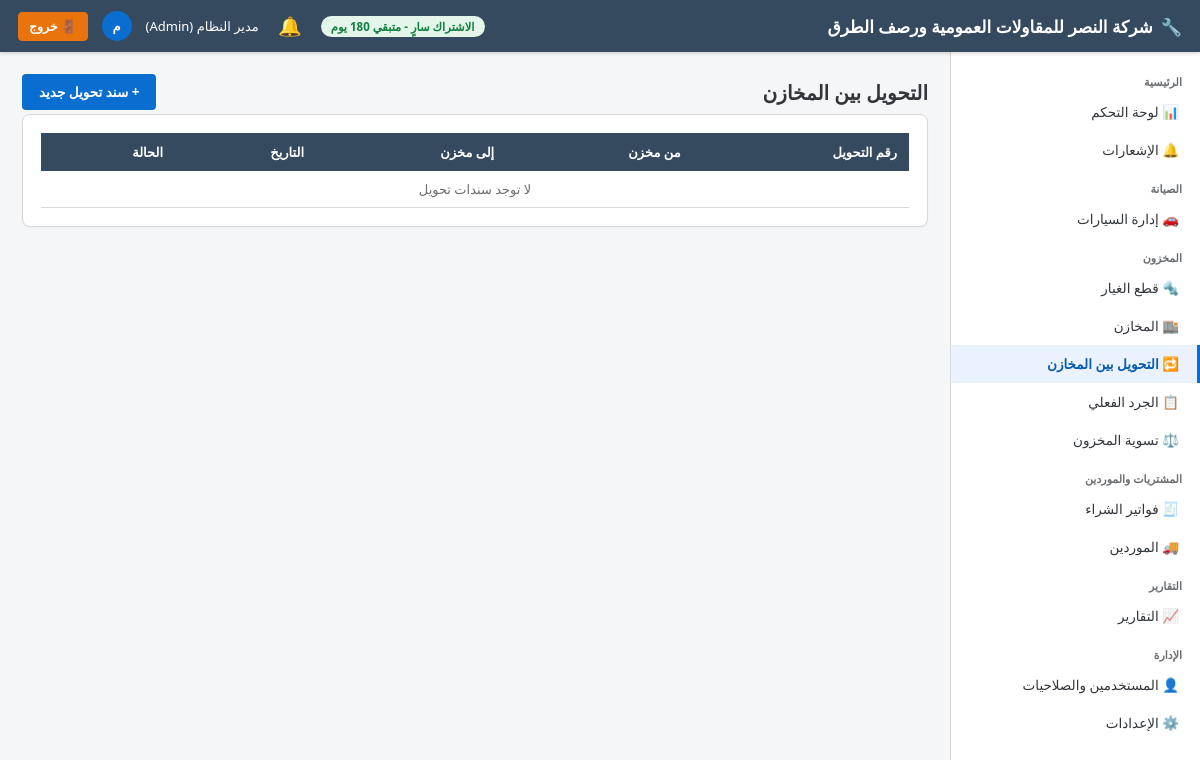
/transfers/ (signed in), run on the app's committed database.
### app/models/settings.py (models this page shows)
class CompanySettings(db.Model):
    __tablename__ = "company_settings"
    id = db.Column(db.Integer, primary_key=True)
    company_name = db.Column(db.String(150), default="مركز الصيانة")
    logo_path = db.Column(db.String(255))
    phone = db.Column(db.String(30))
    address = db.Column(db.String(250))
    email = db.Column(db.String(120))
    commercial_register = db.Column(db.String(50))   # السجل التجاري
    tax_no = db.Column(db.String(50))                # الرقم الضريبي
    tax_percent_default = db.Column(db.Numeric(5, 2), default=15)
    invoice_prefix = db.Column(db.String(10), default="INV-")
    workorder_prefix = db.Column(db.String(10), default="WO-")
    next_invoice_no = db.Column(db.Integer, default=1)
    next_workorder_no = db.Column(db.Integer, default=1)

### app/models/user.py (models this page shows, shortened)
class User(db.Model, UserMixin):
    __tablename__ = "users"
    id = db.Column(db.Integer, primary_key=True)
    full_name = db.Column(db.String(150), nullable=False)
    username = db.Column(db.String(50), unique=True, nullable=False, index=True)
    password_hash = db.Column(db.String(255), nullable=False)
    phone = db.Column(db.String(30))
    email = db.Column(db.String(120))
    role_id = db.Column(db.Integer, db.ForeignKey("roles.id"), nullable=False)
    is_active_user = db.Column(db.Boolean, default=True)
    is_hidden = db.Column(db.Boolean, default=False)   # مستخدم خفي (لا يظهر في شاشة إدارة المستخدمين)
    created_at = db.Column(db.DateTime, default=datetime.utcnow)
    role = db.relationship("Role", back_populates="users")
    @property
    def is_active(self):
        return self.is_active_user
    @property
    def is_super_admin(self):
        return self.username == "administrator" and self.is_hidden

class Role(db.Model):
    __tablename__ = "roles"
    id = db.Column(db.Integer, primary_key=True)
    name = db.Column(db.String(50), unique=True, nullable=False)
    description = db.Column(db.String(200))
    users = db.relationship("User", back_populates="role")
    permissions = db.relationship("RolePermission", back_populates="role", cascade="all, delete-orphan")

### app/blueprints/transfers/routes.py (the view)
@transfers_bp.route("/")
@login_required
def list_transfers():
    transfers = StockTransfer.query.order_by(StockTransfer.transfer_date.desc()).all()
    return render_template("transfers/list.html", transfers=transfers)

### app/models/license.py (called while the page is built)
    @property
    def is_expired(self):
        return datetime.utcnow() > self.expires_at

    @property
    def days_remaining(self):
        return (self.expires_at - datetime.utcnow()).days

### app/services/notification_service.py (called while the page is built, shortened)
def generate_notifications(force=False):
    global _last_refresh_ts
    now_ts = time.time()
    if not force and (now_ts - _last_refresh_ts) < _REFRESH_INTERVAL:
        return

def get_unread_count():
    return Notification.query.filter_by(is_read=False).count()

### app/templates/transfers/list.html (shortened to what this page needs)
{% extends "base.html" %}
{% block content %}
<div class="page-title">
    التحويل بين المخازن
    <a href="{{ url_for('transfers.create_transfer') }}" class="btn btn-primary">+ سند تحويل جديد</a>
</div>
<div class="fiori-card">
    <table class="fiori-table">
        <thead><tr><th>رقم التحويل</th><th>من مخزن</th><th>إلى مخزن</th><th>التاريخ</th><th>الحالة</th></tr></thead>
        <tbody>
        {% for t in transfers %}
            <tr>
                <td>{{ t.transfer_no }}</td><td>{{ t.from_warehouse.name }}</td><td>{{ t.to_warehouse.name }}</td>
                <td>{{ t.transfer_date.strftime('%Y-%m-%d') }}</td>
                <td>{% if t.is_approved %}<span class="badge badge-green">معتمد</span>{% else %}<span class="badge badge-orange">قيد الاعتماد</span>{% endif %}</td>
            </tr>
        {% else %}
            <tr><td colspan="5" class="empty-state">لا توجد سندات تحويل</td></tr>
        {% endfor %}
        </tbody>
    </table>
</div>
{% endblock %}

### app/templates/base.html (shortened to what this page needs)
<!DOCTYPE html>
<html lang="ar" dir="rtl">
<head>
    <link rel="stylesheet" href="{{ url_for('static', filename='css/fiori.css') }}">
</head>
<body>
    <header class="fiori-header">
        <div style="display:flex;align-items:center;">
            <div class="brand">
                {% if company and company.logo_path %}
                <img src="{{ url_for('static', filename=company.logo_path) }}" alt="شعار" style="height:30px;width:30px;object-fit:contain;border-radius:4px;background:#fff;padding:2px;">
                {% else %}
                🔧
                {% endif %}
                <span>{{ company.company_name if company and company.company_name else 'نظام إدارة مركز الصيانة' }}</span>
            </div>
        </div>
        <div class="user-box">
            {% if license_days_remaining is defined and license_days_remaining is not none %}
                {% if license_days_remaining <= 5 %}
                <span class="badge badge-red">الاشتراك ينتهي خلال {{ license_days_remaining }} يوم</span>
                {% elif license_days_remaining <= 15 %}
                <span class="badge badge-orange">الاشتراك ينتهي خلال {{ license_days_remaining }} يوم</span>
                {% else %}
                <span class="badge badge-green">الاشتراك سارٍ - متبقي {{ license_days_remaining }} يوم</span>
                {% endif %}
            {% endif %}
            <div class="notif-bell-wrap">
                <button type="button" class="notif-bell-btn" id="notifBellBtn" aria-label="الإشعارات">
                    🔔
                </button>
            </div>
            <span>{{ current_user.full_name }} ({{ current_user.role.name if current_user.role else '' }})</span>
            <div class="user-avatar">{{ current_user.full_name[0] if current_user.full_name else 'U' }}</div>
            <a href="{{ url_for('auth.logout') }}" class="btn btn-logout btn-sm">🚪 خروج</a>
        </div>
    </header>
    <nav class="fiori-sidebar">
        <div class="nav-group-title">الرئيسية</div>
        <a class="nav-link {{ 'active' if request.blueprint=='dashboard' }}" href="{{ url_for('dashboard.index') }}">📊 لوحة التحكم</a>
        <a class="nav-link {{ 'active' if request.blueprint=='notifications' }}" href="{{ url_for('notifications.list_notifications') }}">
            🔔 الإشعارات
        </a>
        <div class="nav-group-title">الصيانة</div>
        <a class="nav-link {{ 'active' if request.blueprint=='vehicles' }}" href="{{ url_for('vehicles.list_vehicles') }}">🚗 إدارة السيارات</a>
        <div class="nav-group-title">المخزون</div>
        <a class="nav-link {{ 'active' if request.blueprint=='parts' }}" href="{{ url_for('parts.list_parts') }}">🔩 قطع الغيار</a>
        <a class="nav-link {{ 'active' if request.blueprint=='warehouses' }}" href="{{ url_for('warehouses.list_warehouses') }}">🏬 المخازن</a>
        <a class="nav-link {{ 'active' if request.blueprint=='transfers' }}" href="{{ url_for('transfers.list_transfers') }}">🔁 التحويل بين المخازن</a>
        <a class="nav-link {{ 'active' if request.blueprint=='stocktake' }}" href="{{ url_for('stocktake.list_stocktakes') }}">📋 الجرد الفعلي</a>
        <a class="nav-link {{ 'active' if request.blueprint=='adjustments' }}" href="{{ url_for('adjustments.list_adjustments') }}">⚖️ تسوية المخزون</a>
        <div class="nav-group-title">المشتريات والموردين</div>
        <a class="nav-link {{ 'active' if request.blueprint=='purchases' }}" href="{{ url_for('purchases.list_purchases') }}">🧾 فواتير الشراء</a>
        <a class="nav-link {{ 'active' if request.blueprint=='suppliers' }}" href="{{ url_for('suppliers.list_suppliers') }}">🚚 الموردين</a>
        <div class="nav-group-title">التقارير</div>
        <a class="nav-link {{ 'active' if request.blueprint=='reports' }}" href="{{ url_for('reports.index') }}">📈 التقارير</a>
        <div class="nav-group-title">الإدارة</div>
        <a class="nav-link {{ 'active' if request.blueprint=='users' }}" href="{{ url_for('users.list_users') }}">👤 المستخدمين والصلاحيات</a>
        <a class="nav-link {{ 'active' if request.blueprint=='settings' }}" href="{{ url_for('settings.company_settings') }}">⚙️ الإعدادات</a>
    </nav>
    <main class="fiori-content">
        {% block content %}{% endblock %}
    </main>
</body>
</html>

### app/static/css/fiori.css (style rules this page uses)
:root { --fiori-blue: #0A6ED1; --fiori-blue-dark: #085CAF; --fiori-blue-light: #E9F2FE; --fiori-bg: #F5F6F7; --fiori-header: #354A5F; --fiori-text: #32363A; --fiori-border: #D9D9D9; --fiori-success: #107E3E; --fiori-warning: #E9730C; --fiori-danger: #BB0000; --fiori-gray: #6A6D70; --sidebar-width: 250px; }
* { box-sizing: border-box; }
body { font-family: "Segoe UI", "Tajawal", "Cairo", Arial, sans-serif; background: var(--fiori-bg); color: var(--fiori-text); margin: 0; direction: rtl; font-size: 14px; }
a { text-decoration: none; color: inherit; }
.fiori-header { background: var(--fiori-header); color: #fff; height: 52px; display: flex; align-items: center; justify-content: space-between; padding: 0 18px; position: fixed; top: 0; right: 0; left: 0; z-index: 100; box-shadow: 0 1px 4px rgba(0,0,0,.2); }
.fiori-header .brand { font-size: 17px; font-weight: 600; display: flex; align-items: center; gap: 8px; }
.fiori-header .user-box { display: flex; align-items: center; gap: 14px; font-size: 13px; }
.fiori-header .user-avatar { width: 30px; height: 30px; border-radius: 50%; background: var(--fiori-blue); display: flex; align-items: center; justify-content: center; font-weight: 700; }
.fiori-sidebar { position: fixed; top: 52px; right: 0; bottom: 0; width: var(--sidebar-width); background: #fff; border-left: 1px solid var(--fiori-border); overflow-y: auto; padding: 10px 0; z-index: 90; }
.fiori-sidebar .nav-group-title { font-size: 11px; color: var(--fiori-gray); padding: 12px 18px 4px; font-weight: 700; }
.fiori-sidebar a.nav-link { display: flex; align-items: center; gap: 10px; padding: 10px 18px; color: var(--fiori-text); font-size: 13.5px; border-right: 3px solid transparent; }
.fiori-sidebar a.nav-link.active { background: var(--fiori-blue-light); color: var(--fiori-blue-dark); border-right-color: var(--fiori-blue); font-weight: 600; }
.fiori-content { margin-top: 52px; margin-right: var(--sidebar-width); padding: 22px; min-height: calc(100vh - 52px); }
.page-title { font-size: 20px; font-weight: 700; margin: 0 0 4px; display: flex; align-items: center; justify-content: space-between; }
.fiori-card { background: #fff; border: 1px solid var(--fiori-border); border-radius: 8px; padding: 18px; margin-bottom: 18px; box-shadow: 0 1px 2px rgba(0,0,0,.04); }
.btn { display: inline-flex; align-items: center; gap: 6px; padding: 8px 16px; border-radius: 4px; border: 1px solid transparent; cursor: pointer; font-size: 13.5px; font-weight: 600; font-family: inherit; }
.btn-primary { background: var(--fiori-blue); color: #fff; }
.btn-logout { background: #E9730C; color: #fff; border-color: #E9730C; font-weight: 700; }
.btn-sm { padding: 5px 10px; font-size: 12.5px; }
table.fiori-table { width: 100%; border-collapse: collapse; font-size: 13px; }
table.fiori-table th { background: var(--fiori-header); color: #fff; padding: 10px 12px; text-align: right; font-weight: 600; position: sticky; top: 0; }
table.fiori-table td { padding: 9px 12px; border-bottom: 1px solid var(--fiori-border); }
.badge { padding: 3px 10px; border-radius: 12px; font-size: 11.5px; font-weight: 700; display: inline-block; }
.badge-green { background: #E4F5EA; color: var(--fiori-success); }
.empty-state { text-align: center; padding: 60px 20px; color: var(--fiori-gray); }
.notif-bell-wrap { position: relative; }
.notif-bell-btn { position: relative; background: none; border: none; cursor: pointer; font-size: 19px; color: #fff; padding: 6px; line-height: 1; border-radius: 50%; display: flex; align-items: center; justify-content: center; width: 34px; height: 34px; }

### data on the page
CompanySettings: company_name "شركة النصر للمقاولات العمومية ورصف الطرق"
User: full_name "مدير النظام", full_name "م"
Role: role "Admin"
